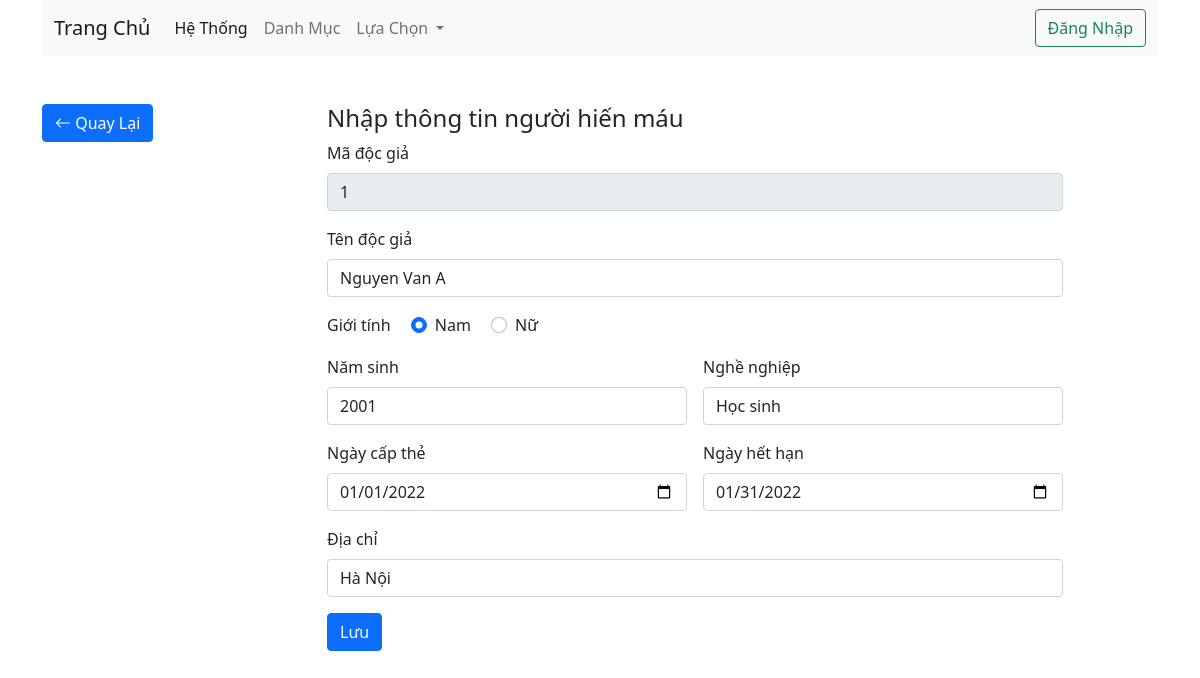
The app's page /index.php?controller=docgia&action=edit&madg=1 with its own data.
### tables this page shows
CREATE TABLE `docgia` (
  `madg` int(10) UNSIGNED NOT NULL,
  `hovaten` varchar(30) NOT NULL,
  `gioitinh` varchar(10) NOT NULL,
  `namsinh` int(11) NOT NULL,
  `nghenghiep` varchar(50) NOT NULL,
  `ngaycapthe` date NOT NULL,
  `ngayhethan` date NOT NULL,
  `diachi` varchar(100) NOT NULL
);

### src/controllers/DocgiaController.php (called while the page is built, shortened)
<?php
require_once 'models/DocgiaModel.php';
class DocgiaController{
    function edit(){
        $maDG = $_GET['madg'];
        $DgModal = new DocgiaModal();
        $dg = $DgModal->getDocGiaById($maDG);
        require_once 'views/Docgia/edit.php';
    }
}
?>

### src/index.php (called while the page is built, shortened)
<?php
    $action     = isset($_GET['action']) ? $_GET['action'] : 'index';
    $object = new $classController();
    $object->$action();
?>

### src/models/DocgiaModel.php (called while the page is built, shortened)
<?php
class DocgiaModal{
    public function connectDb() {
        $connection = mysqli_connect(DB_HOST, DB_USERNAME, DB_PASSWORD, DB_NAME);
        return $connection;
    }
    public function getDocGiaById($maDG = null) {
        $connection = $this->connectDb();
        $querySelect = "SELECT * FROM docgia WHERE madg={$maDG}";
        $results = mysqli_query($connection, $querySelect);
        $dgArr = [];
        if (mysqli_num_rows($results) > 0) {
            $dg = mysqli_fetch_all($results, MYSQLI_ASSOC);
            $dgArr = $dg[0];
        }
        return $dgArr;
    }
}
?>

### src/views/Docgia/edit.php (the view, shortened to what this page needs)
<?php
require 'views/template/header.php'
?>
<head>
</head>
<main>
    <div class="container">
        <div class="row">
            <div class="col-md-2">
                <a href="index.php?controller=docgia&action=admin" class="text-decoration-none btn btn-primary"><i class="bi bi-arrow-left"></i>  Quay Lại</a>
            </div>
            <div class="col-md-8 ms-auto me-auto">
                <h4>Nhập thông tin người hiến máu</h4>
                <form class="row g-3 needs-validation" method="post" action="" novalidate>
                    <div class="col-md-12">
                        <label for="validationCustom01" class="form-label">Mã độc giả</label>
                        <input type="text" class="form-control" readonly name="maDG" id="validationCustom01" value="<?php echo isset($_GET['madg']) ? $_GET['madg'] : $dg['maDG']?>" required>
                    </div>
                    <div class="col-md-12">
                        <label for="validationCustom01" class="form-label">Tên độc giả</label>
                        <input type="text" class="form-control" name="hoVaTen" id="validationCustom01" value="<?php echo isset($_POST['hoVaTen']) ? $_POST['hoVaTen'] : $dg['hovaten']?>" required>
                    </div>
                    <?php
                        $gt = isset($_POST['gioiTinh']) ? $_POST['gioiTinh'] : $dg['gioitinh'];
                        if($gt=='Nam'){
                    ?>
                    <div>
                        <span class="me-3">Giới tính</span>
                        <div class="form-check form-check-inline">
                            <input class="form-check-input" type="radio" name="gioiTinh" id="inlineRadio1" value="Nam" checked>
                            <label class="form-check-label" for="inlineRadio1">Nam</label>
                        </div>
                        <div class="form-check form-check-inline">
                            <input class="form-check-input" type="radio" name="gioiTinh" id="inlineRadio2" value="Nữ">
                            <label class="form-check-label" for="inlineRadio2">Nữ</label>
                        </div>
                    </div>
                    <?php
                        }
                    ?>
                    <div class="col-md-6">
                        <label for="validationCustom02" class="form-label">Năm sinh</label>
                        <input type="text" class="form-control" name="namSinh" id="validationCustom02" value="<?php echo isset($_POST['namSinh']) ? $_POST['namSinh'] : $dg['namsinh']?>" required>
                    </div>
                    <div class="col-md-6">
                        <label for="validationCustom02" class="form-label">Nghề nghiệp</label>
                        <input type="text" class="form-control" name="ngheNghiep" id="validationCustom02" value="<?php echo isset($_POST['ngheNghiep']) ? $_POST['ngheNghiep'] : $dg['nghenghiep'] ?>" required>
                    </div>
                    <div class="col-md-6">
                        <label for="validationCustom02" class="form-label">Ngày cấp thẻ</label>
                        <input type="date" class="form-control" name="ngayCapThe" id="validationCustom02" value="<?php echo isset($_POST['ngayCapThe']) ? $_POST['ngayCapThe'] : $dg['ngaycapthe']?>" required>
                    </div>
                    <div class="col-md-6">
                        <label for="validationCustom02" class="form-label">Ngày hết hạn</label>
                        <input type="date" class="form-control" name="ngayHetHan" id="validationCustom02" value="<?php echo isset($_POST['ngayHetHan']) ? $_POST['ngayHetHan'] : $dg['ngayhethan']?>" required>
                    </div>
                    <div class="col-md-12">
                        <label for="validationCustom02" class="form-label">Địa chỉ</label>
                        <input type="text" class="form-control" name="diaChi" id="validationCustom02" value="<?php echo isset($_POST['diaChi']) ? $_POST['diaChi'] : $dg['diachi']?>" required>
                    </div>
                    <div class="col-12">
                        <button class="btn btn-primary" name="submit" type="submit">Lưu</button>
                    </div>
                </form>
            </div>
        </div>
    </div>
</main>
<?php
require 'views/template/footer.php';
?>

### records on screen
docgia: hoVaTen "Nguyen Van A", namSinh "2001", ngheNghiep "Học sinh", ngayCapThe "01/01/2022", ngayHetHan "01/31/2022", diaChi "Hà Nội"
